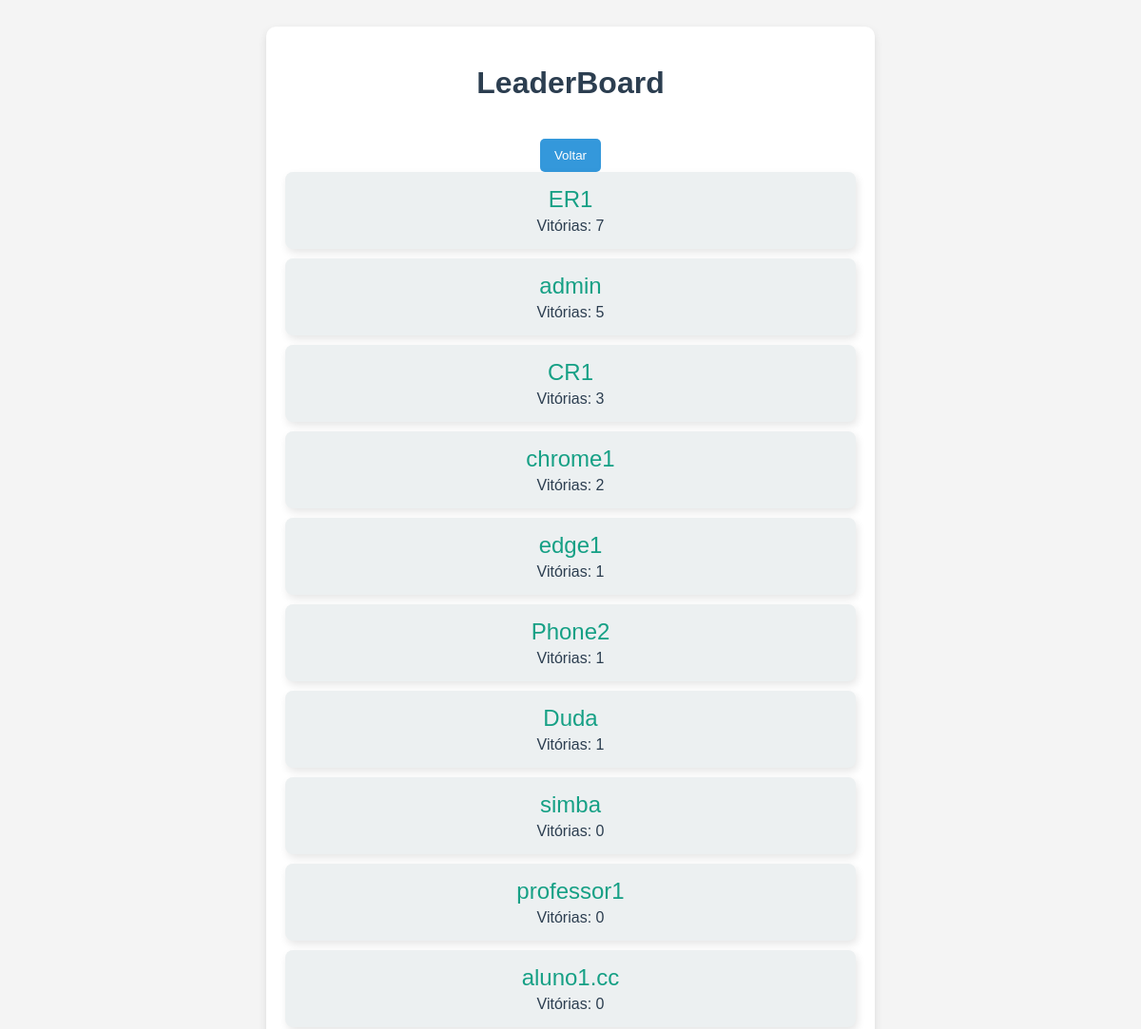
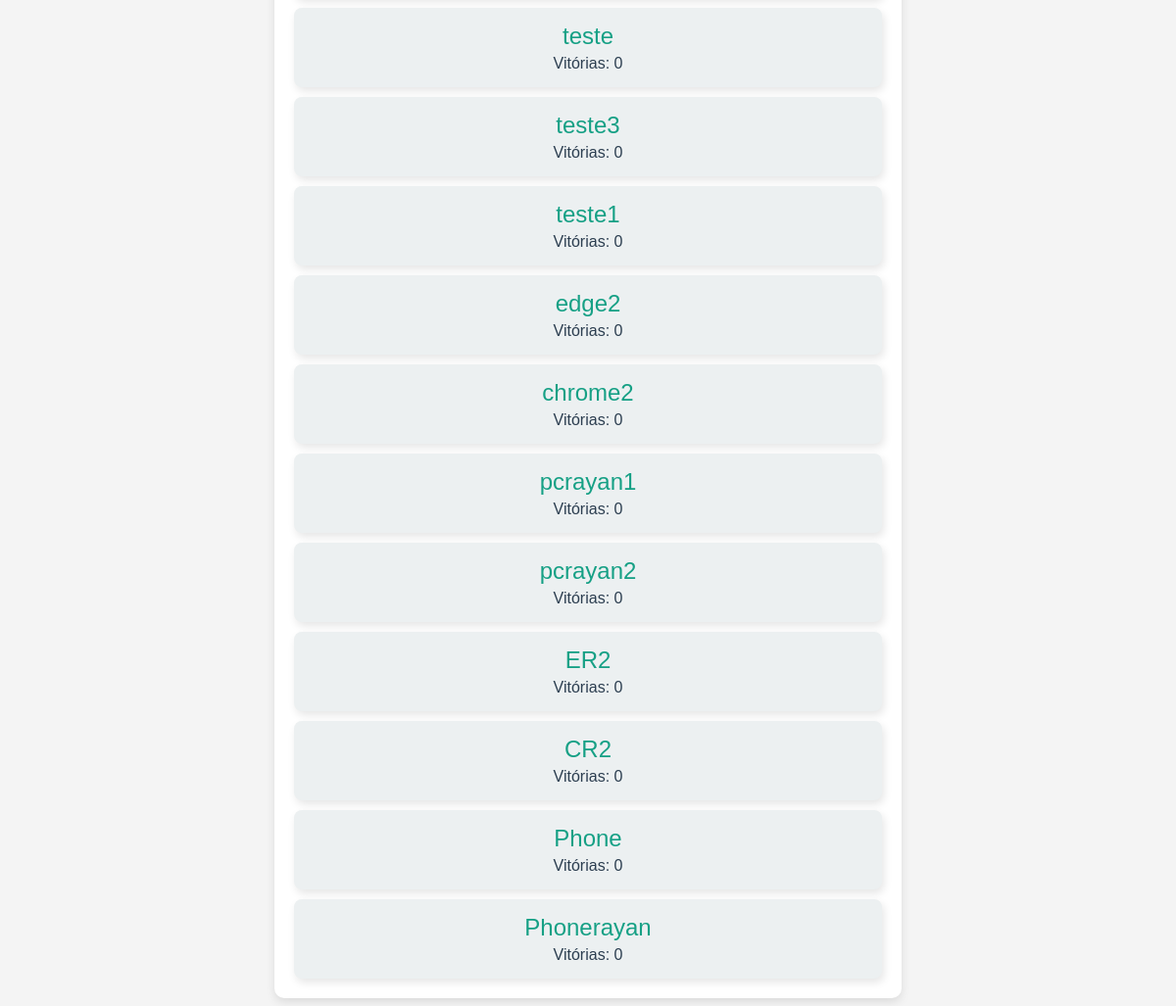
Page /leaderboard/ on the committed database (2 pictures, top to bottom).
### cardgame/models.py (models this page shows)
class Jogador(AbstractUser):
    vitorias = models.SmallIntegerField(default=0)

### leaderboard/views.py (the view)
# urls.py: path("", views.index, name="index"),
def index(request):
    jogadores = Jogador.objects.order_by('-vitorias')  # Ordem decrescente
    context = {"jogadores": jogadores}
    return render(request, "leaderboard/index.html", context)

### leaderboard/templates/leaderboard/index.html (shortened to what this page needs)
{% if jogadores %}
    <div class="container">
        <h1 class="title">LeaderBoard</h1>
        <button class="back-btn" onclick="window.history.back()">Voltar</button>
        <div class="jogadores-lista">
            {% for jogador in jogadores %}
                <div class="jogador-card">
                    <h2 class="jogador-nome">{{ jogador.username }}</h2>
                    <p class="jogador-vitorias">Vitórias: {{ jogador.vitorias }}</p>
                </div>
            {% endfor %}
        </div>
    </div>
{% else %}
    <div class="container">
        <p class="nenhum-jogador">Nenhum jogador encontrado.</p>
    </div>
{% endif %}

### leaderboard/templates/leaderboard/index.html (style rules this page uses)
.container { max-width: 600px; margin: auto; background: white; padding: 20px; border-radius: 10px; box-shadow: 0px 4px 10px rgba(0, 0, 0, 0.1); }
.title { color: #2c3e50; font-weight: 600; margin-bottom: 20px; }
.jogadores-lista { display: flex; flex-direction: column; gap: 10px; }
.jogador-card { background: #ecf0f1; padding: 15px; border-radius: 8px; box-shadow: 2px 4px 8px rgba(0, 0, 0, 0.1); }
.jogador-nome { color: #16a085; font-weight: 500; margin: 0; }
.jogador-vitorias { color: #2c3e50; margin: 5px 0 0; }
.back-btn { margin-top: 20px; background: #3498db; color: white; border: none; padding: 10px 15px; border-radius: 5px; cursor: pointer; transition: 0.3s; }

### rows in the picture
Jogador: username "ER1", vitorias "7"
Jogador: username "admin", vitorias "5"
Jogador: username "CR1", vitorias "3"
Jogador: username "chrome1", vitorias "2"
Jogador: username "edge1", vitorias "1"
Jogador: username "Phone2", vitorias "1"
Jogador: username "Duda", vitorias "1"
Jogador: username "simba", vitorias "0"
Jogador: username "professor1", vitorias "0"
Jogador: username "aluno1.cc", vitorias "0"
Jogador: username "teste", vitorias "0"
Jogador: username "teste3", vitorias "0"
Jogador: username "teste1", vitorias "0"
Jogador: username "edge2", vitorias "0"
Jogador: username "chrome2", vitorias "0"
Jogador: username "pcrayan1", vitorias "0"
Jogador: username "pcrayan2", vitorias "0"
Jogador: username "ER2", vitorias "0"
Jogador: username "CR2", vitorias "0"
Jogador: username "Phone", vitorias "0"
Jogador: username "Phonerayan", vitorias "0"
